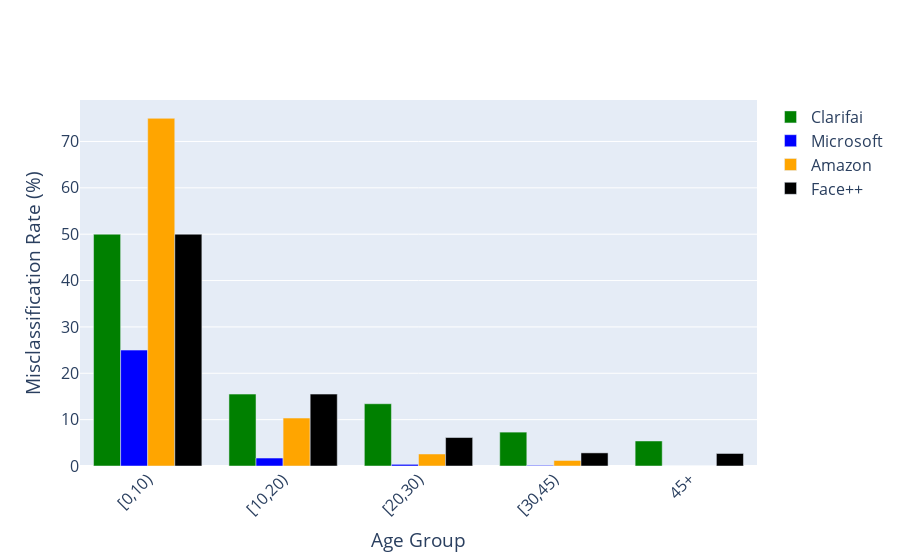

Write notebook code for a chart like this one.
### Code cell
apis = ['Clarifai', 'Microsoft', 'Amazon', 'Face++']
age_groups = ["[0,10)", "[10,20)", "[20,30)", "[30,45)", "45+"]

fig = go.Figure()
fig.add_trace(go.Bar(
    x=age_groups,
    y=[50, 15.51, 13.43, 7.31, 5.40],
    name='Clarifai',
    marker_color='green'
))
fig.add_trace(go.Bar(
    x=age_groups,
    y=[25.0, 1.72, 0.36, 0.14, 0],
    name='Microsoft',
    marker_color='blue'
))
fig.add_trace(go.Bar(
    x=age_groups,
    y=[75, 10.34, 2.59, 1.19, 0],
    name='Amazon',
    marker_color='orange'
))
fig.add_trace(go.Bar(
    x=age_groups,
    y=[50, 15.51, 6.14, 2.83, 2.70],
    name='Face++',
    marker_color='black'
))

# Here we modify the tickangle of the xaxis, resulting in rotated labels.
fig.update_layout(barmode='group', xaxis_tickangle=-45)
fig.update_layout(
    xaxis_title="Age Group",
    yaxis_title="Misclassification Rate (%)",
    font=dict(
        size=16,
    )
)
fig.show()

### Figure 1 — Plotly figure (JSON) as saved in the notebook; plotly's stock layout.template omitted (floating-point values rounded to 4 significant figures)
{"data": [{"marker": {"color": "green"}, "name": "Clarifai", "type": "bar", "x": ["[0,10)", "[10,20)", "[20,30)", "[30,45)", "45+"], "y": [50, 15.51, 13.43, 7.31, 5.4]}, {"marker": {"color": "blue"}, "name": "Microsoft", "type": "bar", "x": ["[0,10)", "[10,20)", "[20,30)", "[30,45)", "45+"], "y": [25, 1.72, 0.36, 0.14, 0]}, {"marker": {"color": "orange"}, "name": "Amazon", "type": "bar", "x": ["[0,10)", "[10,20)", "[20,30)", "[30,45)", "45+"], "y": [75, 10.34, 2.59, 1.19, 0]}, {"marker": {"color": "black"}, "name": "Face++", "type": "bar", "x": ["[0,10)", "[10,20)", "[20,30)", "[30,45)", "45+"], "y": [50, 15.51, 6.14, 2.83, 2.7]}], "layout": {"barmode": "group", "font": {"size": 16}, "xaxis": {"tickangle": -45, "title": {"text": "Age Group"}}, "yaxis": {"title": {"text": "Misclassification Rate (%)"}}}}
